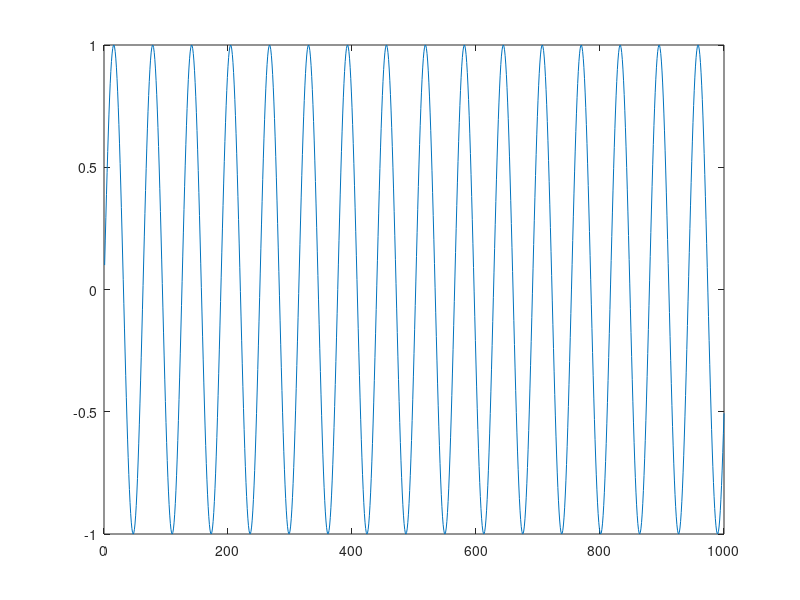

Recreate this plot in MATLAB. (Note: this script raises an error after producing the figure.)
x = 1:1000;
t = x * 1E-10;

y = sin(t*1E9);

figure(1)
plot(y)

x_int = double.empty;
n = 0;

for i = 1:(length(y)-1)
    if y(i+1) > 0 && y(i) <= 0
        n = n + 1;
        x_int(n) = t(i);
    end
end

periods = double.empty;
for i = 1:(length(x_int)-1)
    periods(i) = x_int(i+1) - x_int(i);
end

frequencies = 1./periods;

figure(2)
histogram(frequencies,50)

figure(3)
plot(spectrum(y))
